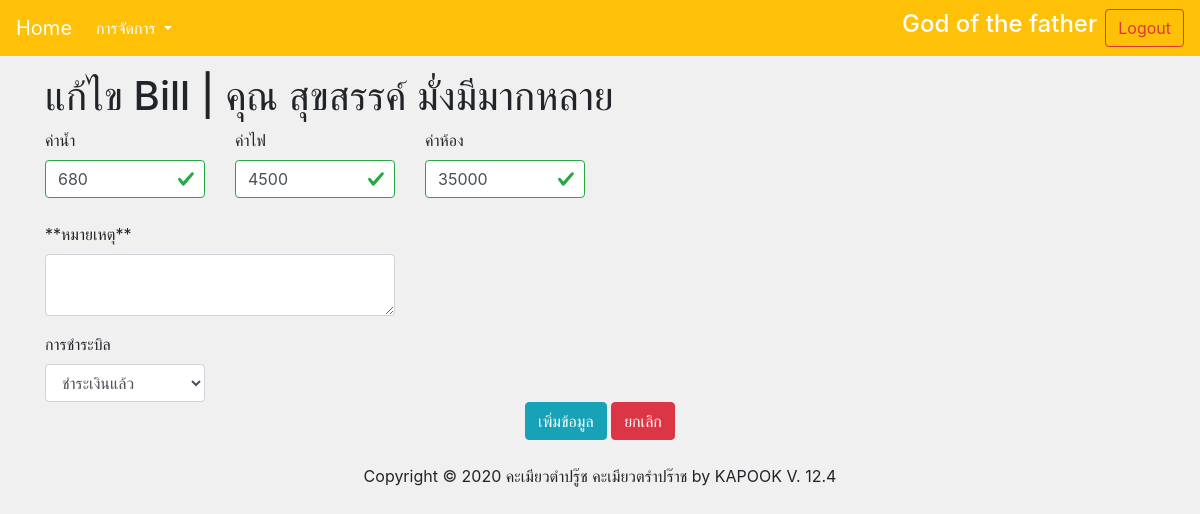
The app's page /editBillReport.php?id_bill=22 (signed in) with its own data.
### tables this page shows
CREATE TABLE `bill` (
  `id_bill` int(11) NOT NULL,
  `id_member` int(11) NOT NULL,
  `water_bill` double NOT NULL,
  `electric_bill` double NOT NULL,
  `room_bill` double NOT NULL,
  `result_bill` double NOT NULL,
  `report_bill` text NOT NULL,
  `status_bill` varchar(15) NOT NULL,
  `date_bill` date NOT NULL
);

CREATE TABLE `member` (
  `id_member` int(11) NOT NULL,
  `idcard_member` varchar(14) NOT NULL,
  `name_member` varchar(30) NOT NULL,
  `sur_member` varchar(30) NOT NULL,
  `room_member` varchar(5) NOT NULL,
  `vehicle_member` varchar(12) DEFAULT NULL,
  `plate_member` varchar(10) DEFAULT NULL,
  `phone_member` varchar(10) NOT NULL,
  `fristday_member` date DEFAULT NULL
);

### editBillReport.php (the view, shortened to what this page needs)
<?php
require 'connect.php';
if (!$_SESSION['userid']) {
    echo "<script>";
    echo "alert('ไม่ได้มีการ login เข้ามาอย่างถูกต้อง')";
    echo "</script>";
    Header('Refresh:0; url=index.php');
} else if ($_SESSION['userstatus'] == "user") {
    echo "<script>";
    echo "alert('ไม่มีสิทธิ์ในการใช้งาน\nจะต้องเป็นผู้ใช้ระดับ Admin เท่านั้น')";
    echo "</script>";
} else {
    $name_login = $_SESSION['name'];
    $id_bill = $_REQUEST['id_bill'];
    $query  = "SELECT bill.id_bill,member.id_member,member.name_member,member.sur_member,bill.water_bill,bill.electric_bill,bill.room_bill,bill.report_bill FROM bill INNER JOIN member ON bill.id_member=member.id_member WHERE bill.id_bill=$id_bill";
    $result = mysqli_query($connect, $query);
    while ($row = mysqli_fetch_array($result)) {
        $name = $row['name_member'] . " " . $row['sur_member'];
        $water = $row['water_bill'];
        $ele = $row['electric_bill'];
        $room = $row['room_bill'];
        $report = $row['report_bill'];
    }
?>
    <html>
    <head>
        <link rel="stylesheet" href="https://maxcdn.bootstrapcdn.com/bootstrap/4.0.0/css/bootstrap.min.css">
        <link rel="stylesheet" href="https://cdnjs.cloudflare.com/ajax/libs/twitter-bootstrap/4.5.2/css/bootstrap.css">
        <link rel="stylesheet" href="https://cdn.datatables.net/1.10.22/css/dataTables.bootstrap4.min.css">
        <link rel="stylesheet" href=" https://cdn.datatables.net/buttons/1.6.4/css/buttons.bootstrap4.min.css">
        <link rel="stylesheet" href="asset/style.css">
    </head>
    <body>
        <div class="sticky-top">
            <nav class="navbar navbar-expand-lg  navbar-light bg-warning">
                <a class="navbar-brand text-white" href="admin.php">Home</a>
                <div class="collapse navbar-collapse" id="navbarSupportedContent">
                    <ul class="navbar-nav mr-auto">
                        <li class="nav-item dropdown">
                            <a class="nav-link dropdown-toggle text-white" href="#" id="navbarDropdown" role="button" data-toggle="dropdown" aria-haspopup="true" aria-expanded="false">
                                การจัดการ
                            </a>
                        </li>
                    </ul>
                    <form class="form-inline my-2 my-lg-0">
                        <h4 class="mr-sm-2 text-white"><?php echo $name_login; ?></h4>
                        <button type="button" class="btn btn-outline-danger" data-toggle="modal" data-target="#exampleModal">
                            Logout
                        </button>
                    </form>
                </div>
            </nav>
        </div>
        <div class="container pt-3">
            <h1>แก้ไข Bill | คุณ <?php echo $name; ?></h1>
            <div class="form-group">
                <div class="row">
                    <div class="col-2">
                        <label>ค่าน้ำ</label>
                        <div class="was-validated">
                            <input type="number" class="form-control" name="water_bill" id="water_bill" value="<?php echo $water; ?>" required>
                        </div>
                    </div>
                    <div class="col-2">
                        <label>ค่าไฟ</label>
                        <div class="was-validated">
                            <input type="number" class="form-control" name="electric_bill" id="electric_bill" value="<?php echo $ele; ?>" required>
                        </div>
                    </div>
                    <div class="col-2">
                        <label>ค่าห้อง</label>
                        <div class="was-validated">
                            <input type="number" class="form-control" name="room_bill" id="room_bill" value="<?php echo $room; ?>" required>
                        </div>
                    </div>
                </div>
                <br>
                <div class="row">
                    <div class="col-4">
                        <label>**หมายเหตุ**</label>
                        <textarea class="form-control" name="report_bill" id="report_bill"><?php echo $report; ?></textarea>
                    </div>
                </div>
            </div>
            <div class="row">
                <div class="col-2">
                    <label>การชำระบิล</label>
                    <select class="form-control" id="status_bill">
                        <option value="ชำระแล้ว">ชำระเงินแล้ว</option>
                    </select>
                </div>
            </div>
        </div>
        <center>
            <button type="button" class="btn btn-info" data-toggle="modal" data-target="#updatebill">เพิ่มข้อมูล</button>
            <input type="reset" class="btn btn-danger" value="ยกเลิก">
        </center>
        <br>
        <center>Copyright © 2020 คะเมียวตำปรู๊ช คะเมียวตรำปร๊าช by KAPOOK V. 12.4</center><br>
        </div><br>
    </body>
    </html>
<?php } ?>

### asset/style.css (style rules this page uses)
body { background-color: rgb(240, 240, 240); }

### records on screen
bill: id_member.sur_member "สุขสรรค์ มั่งมีมากหลาย", water_bill "680", electric_bill "4500", room_bill "35000"

### other values on screen
$name_login "God of the father"
